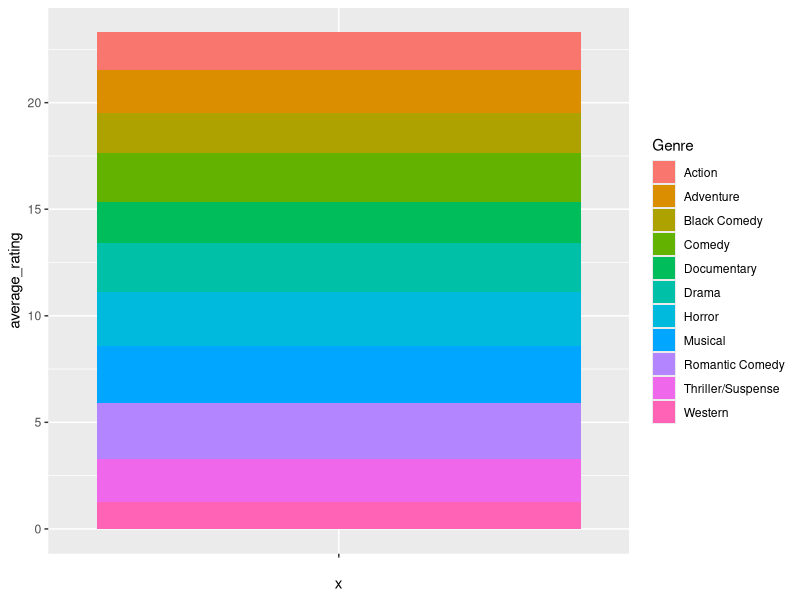
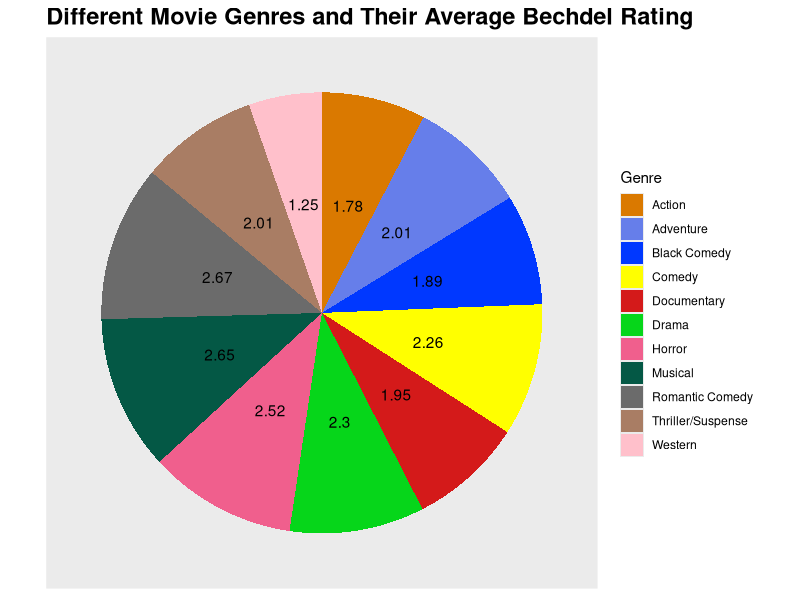

Generate these figures, in order, with R:
library(ggplot2)
library(dplyr)

# load csv
bechdel <- read.csv("./data/bechdel_test_df.csv", stringsAsFactors = FALSE)
revenue <- read.csv("./data/Bechdel-master_revenue.csv",
  stringsAsFactors = FALSE
)

# Focus on data from 2000 - 2018
recent_bechdel <- bechdel %>%
  filter(!is.na(rating)) %>%
  filter(year > 1999)

recent_revenue <- revenue %>%
  filter(Year > 1999)

# Select important data from each list of data
bechdel_movies <- recent_bechdel %>%
  select(title, rating)

genre_movies <- recent_revenue %>%
  select(Movie, Genre) %>%
  rename(title = "Movie")

# Combine and get rid of missing data
combined_movies <- bechdel_movies %>%
  left_join(genre_movies, by = "title") %>%
  filter(!is.na(Genre)) %>%
  filter(Genre != "")

# Average out the rating for each genre and get rid
# of concert/performance and Multiple Genres
average_scale_genre <- combined_movies %>%
  group_by(Genre) %>%
  summarise(average_rating = mean(rating)) %>%
  filter(Genre != "Concert/Performance") %>%
  filter(Genre != "Multiple Genres")

# Pie chart to compare genre and average ratings
col_genre <- ggplot(
  average_scale_genre,
  aes(x = "", y = average_rating, fill = Genre)
) +
  geom_bar(width = 1, stat = "identity")

pie_genre <- col_genre +
  coord_polar("y", start = 0, direction = -1) +
  scale_fill_manual(values = c(
    "#da7900", "#667eea", "#0038ff",
    "#ffff00", "#d41a1a", "#06d61a", "#f05f8d",
    "#045845", "#6b6b6b", "#a97d64", "#FFC0CB"
  )) +
  theme(
    axis.title.x = element_blank(),
    axis.title.y = element_blank(),
    panel.border = element_blank(),
    panel.grid = element_blank(),
    axis.ticks = element_blank(),
    plot.title = element_text(size = 4, face = "bold")
  ) +
  theme(axis.text.x = element_blank()) +
  geom_text(aes(label = paste(round(average_rating, 2))),
    position = position_stack(vjust = 0.5)
  ) +
  ggtitle("Different Movie Genres and Their Average Bechdel Rating") +
  theme(axis.text = element_text(size = 11)) +
  theme(axis.title = element_text(size = 14)) +
  theme(plot.title = element_text(size = 17))
